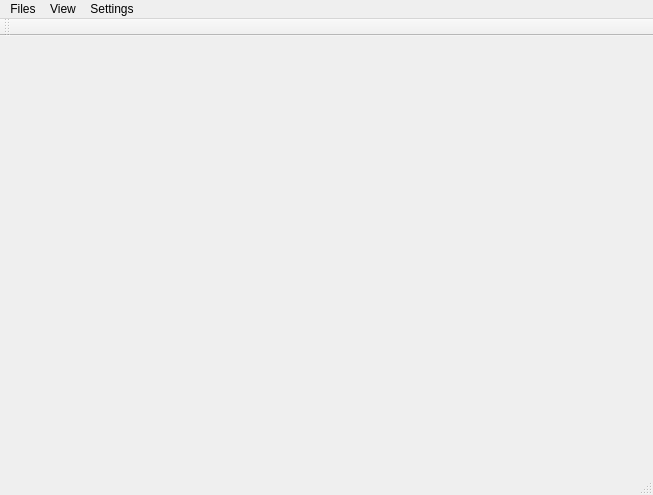
<?xml version="1.0" encoding="UTF-8"?>
<ui version="4.0">
 <class>BoltEditorClass</class>
 <widget class="QMainWindow" name="BoltEditorClass">
  <property name="geometry">
   <rect>
    <x>0</x>
    <y>0</y>
    <width>653</width>
    <height>495</height>
   </rect>
  </property>
  <property name="windowTitle">
   <string>BoltEditor</string>
  </property>
  <widget class="QWidget" name="centralWidget">
   <layout class="QHBoxLayout" name="horizontalLayout_2">
    <item>
     <widget class="cScreenEditor" name="screenEditor" native="true"/>
    </item>
   </layout>
  </widget>
  <widget class="QMenuBar" name="menuBar">
   <property name="geometry">
    <rect>
     <x>0</x>
     <y>0</y>
     <width>653</width>
     <height>21</height>
    </rect>
   </property>
   <widget class="QMenu" name="menuFiles">
    <property name="title">
     <string>Files</string>
    </property>
    <addaction name="actionNew_Project"/>
    <addaction name="actionOpen"/>
    <addaction name="actionSave"/>
    <addaction name="actionSave_As"/>
    <addaction name="separator"/>
    <addaction name="actionExit"/>
   </widget>
   <widget class="QMenu" name="menuView">
    <property name="title">
     <string>View</string>
    </property>
    <addaction name="actionToogle_Grid"/>
    <addaction name="actionPropertyEditor"/>
    <addaction name="actionAnimations_Editor"/>
   </widget>
   <widget class="QMenu" name="menuSettings">
    <property name="title">
     <string>Settings</string>
    </property>
    <addaction name="actionSnapGrid"/>
   </widget>
   <addaction name="menuFiles"/>
   <addaction name="menuView"/>
   <addaction name="menuSettings"/>
  </widget>
  <widget class="QToolBar" name="mainToolBar">
   <attribute name="toolBarArea">
    <enum>TopToolBarArea</enum>
   </attribute>
   <attribute name="toolBarBreak">
    <bool>false</bool>
   </attribute>
  </widget>
  <widget class="QStatusBar" name="statusBar"/>
  <action name="actionExit">
   <property name="text">
    <string>Exit</string>
   </property>
  </action>
  <action name="actionSave">
   <property name="text">
    <string>Save</string>
   </property>
  </action>
  <action name="actionLoad">
   <property name="text">
    <string>Load</string>
   </property>
  </action>
  <action name="actionToogle_Grid">
   <property name="checkable">
    <bool>true</bool>
   </property>
   <property name="checked">
    <bool>true</bool>
   </property>
   <property name="text">
    <string>Toogle Grid</string>
   </property>
  </action>
  <action name="actionSnapGrid">
   <property name="text">
    <string>SnapGrid</string>
   </property>
  </action>
  <action name="actionOpen">
   <property name="text">
    <string>Open</string>
   </property>
  </action>
  <action name="actionNew_Project">
   <property name="text">
    <string>New Project</string>
   </property>
  </action>
  <action name="actionSave_As">
   <property name="text">
    <string>Save As</string>
   </property>
  </action>
  <action name="actionPropertyEditor">
   <property name="checkable">
    <bool>true</bool>
   </property>
   <property name="checked">
    <bool>true</bool>
   </property>
   <property name="text">
    <string>PropertyEditor</string>
   </property>
  </action>
  <action name="actionAnimations_Editor">
   <property name="checkable">
    <bool>true</bool>
   </property>
   <property name="text">
    <string>Animations Editor</string>
   </property>
  </action>
 </widget>
 <layoutdefault spacing="6" margin="11"/>
 <customwidgets>
  <customwidget>
   <class>cScreenEditor</class>
   <extends>QWidget</extends>
   <header>Editor.Widgets.Editors.ScreenEditor.h</header>
   <container>1</container>
  </customwidget>
 </customwidgets>
 <resources/>
 <connections/>
 <slots>
  <slot>PrototypeEditionAsked(QModelIndex)</slot>
 </slots>
</ui>
